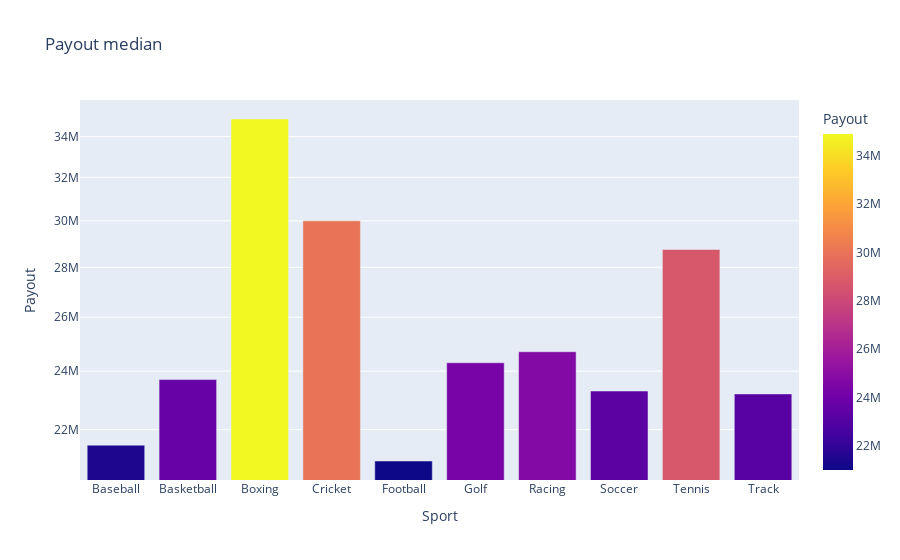

Here is the notebook cell this chart was saved with:
### Code cell
plt.figure(figsize=(10,5))
fig = px.bar(df,x=df.index,y='Payout',color ='Payout',log_y=True,title="Payout median")
fig.show()

### Figure 1 — Plotly figure (JSON) as saved in the notebook; plotly's stock layout.template omitted (floating-point values rounded to 4 significant figures)
{"data": [{"alignmentgroup": "True", "hovertemplate": "Sport=%{x}<br>Payout=%{marker.color}<extra></extra>", "legendgroup": "", "marker": {"color": [21500000, 23700000, 34900000, 30000000, 21000000, 24300000, 24700000, 23300000, 28750000, 23200000], "coloraxis": "coloraxis", "pattern": {"shape": ""}}, "name": "", "offsetgroup": "", "orientation": "v", "showlegend": false, "textposition": "auto", "type": "bar", "x": ["Baseball", "Basketball", "Boxing", "Cricket", "Football", "Golf", "Racing", "Soccer", "Tennis", "Track"], "xaxis": "x", "y": [21500000, 23700000, 34900000, 30000000, 21000000, 24300000, 24700000, 23300000, 28750000, 23200000], "yaxis": "y"}], "layout": {"barmode": "relative", "coloraxis": {"colorbar": {"title": {"text": "Payout"}}, "colorscale": [[0, "#0d0887"], [0.1111, "#46039f"], [0.2222, "#7201a8"], [0.3333, "#9c179e"], [0.4444, "#bd3786"], [0.5556, "#d8576b"], [0.6667, "#ed7953"], [0.7778, "#fb9f3a"], [0.8889, "#fdca26"], [1, "#f0f921"]]}, "legend": {"tracegroupgap": 0}, "title": {"text": "Payout median"}, "xaxis": {"anchor": "y", "domain": [0, 1], "title": {"text": "Sport"}}, "yaxis": {"anchor": "x", "domain": [0, 1], "title": {"text": "Payout"}, "type": "log"}}}
